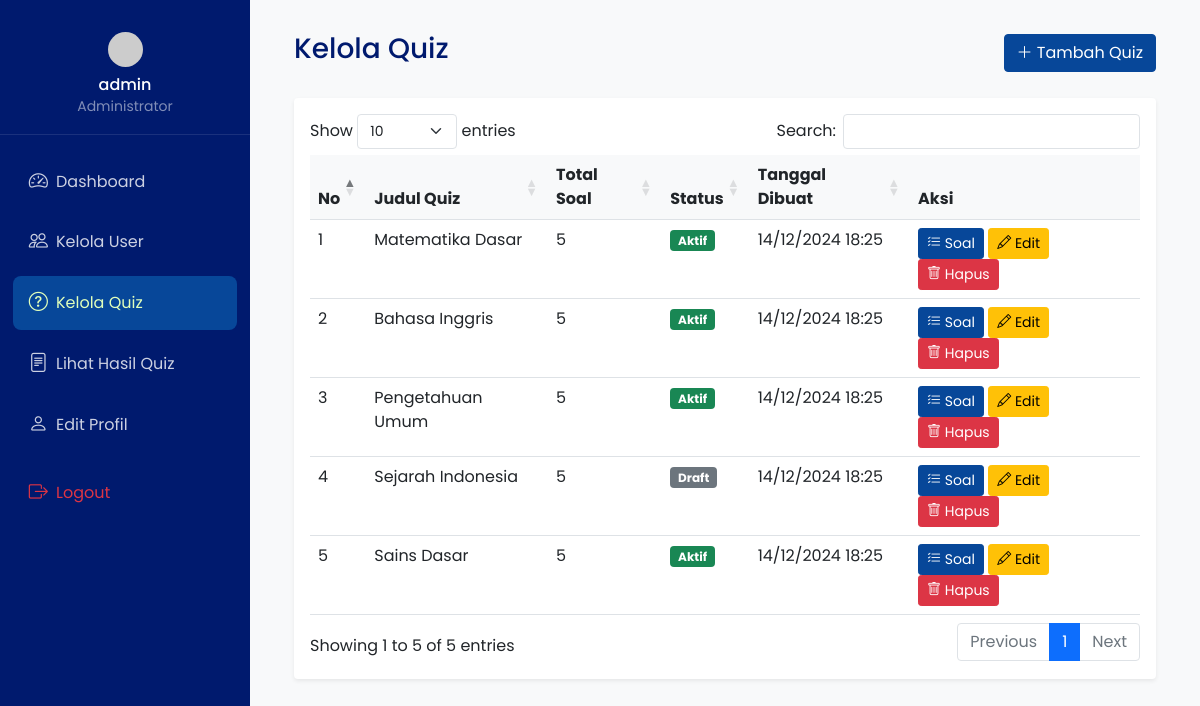
The app's page /admin/quiz.php (signed in), older data.
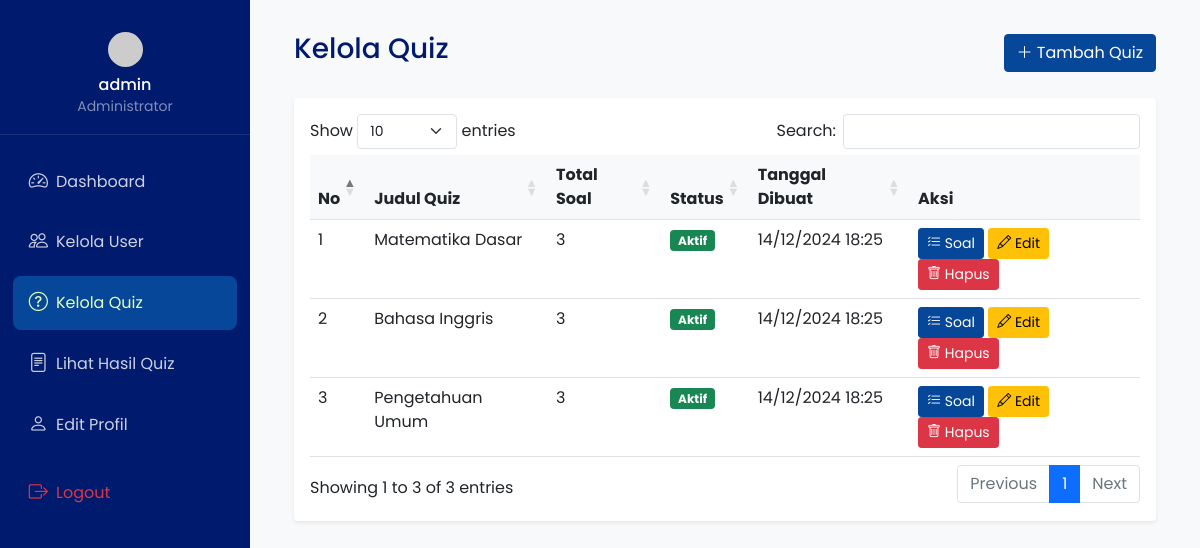
The same page, newer data.
### tables this page shows
CREATE TABLE IF NOT EXISTS quiz (
    id INT PRIMARY KEY AUTO_INCREMENT,
    title VARCHAR(100) NOT NULL,
    description TEXT,
    is_active BOOLEAN DEFAULT FALSE,
    created_at TIMESTAMP DEFAULT CURRENT_TIMESTAMP,
    updated_at TIMESTAMP DEFAULT CURRENT_TIMESTAMP ON UPDATE CURRENT_TIMESTAMP,
    deleted_at TIMESTAMP NULL DEFAULT NULL
);

### admin/quiz.php (the view, shortened to what the changed rows need)
<?php
require_once '../config/config.php';
$query = "SELECT q.*,
          (SELECT COUNT(*) FROM questions WHERE quiz_id = q.id) as total_questions
          FROM quiz q
          WHERE q.deleted_at IS NULL
          ORDER BY q.created_at DESC";
$result = mysqli_query($conn, $query);
?>
<!DOCTYPE html>
<html>
<head>
    <link href="https://cdn.jsdelivr.net/npm/bootstrap@5.1.3/dist/css/bootstrap.min.css" rel="stylesheet">
    <link href="https://cdn.jsdelivr.net/npm/bootstrap-icons@1.7.2/font/bootstrap-icons.css" rel="stylesheet">
    <link href="https://cdn.datatables.net/1.11.5/css/dataTables.bootstrap5.min.css" rel="stylesheet">
    <link href="/assets/css/style.css" rel="stylesheet">
    <link href="/assets/css/sidebar.css" rel="stylesheet">
    <link href="/assets/css/datatables-custom.css" rel="stylesheet">
</head>
<body class="bg-light">
    <div class="main-content">
        <div class="container-fluid">
            <div class="card shadow-sm">
                <div class="card-body">
                    <div class="table-responsive">
                        <table class="table table-hover" id="quizTable">
                            <thead class="bg-light">
                                <tr>
                                    <th>No</th>
                                    <th>Judul Quiz</th>
                                    <th>Total Soal</th>
                                    <th>Status</th>
                                    <th>Tanggal Dibuat</th>
                                    <th>Aksi</th>
                                </tr>
                            </thead>
                            <tbody>
                                <?php
                                if ($result && mysqli_num_rows($result) > 0) {
                                    $no = 1;
                                    while ($row = mysqli_fetch_assoc($result)) {
                                ?>
                                        <tr>
                                            <td><?php echo $no++; ?></td>
                                            <td><?php echo htmlspecialchars($row['title']); ?></td>
                                            <td><?php echo $row['total_questions']; ?></td>
                                            <td>
                                                <span class="badge <?php echo $row['is_active'] ? 'bg-success' : 'bg-secondary'; ?>">
                                                    <?php echo $row['is_active'] ? 'Aktif' : 'Draft'; ?>
                                                </span>
                                            </td>
                                            <td><?php echo date('d/m/Y H:i', strtotime($row['created_at'])); ?></td>
                                            <td>
                                                <a href="questions.php?quiz_id=<?php echo $row['id']; ?>"
                                                    class="btn btn-primary btn-sm">
                                                    <i class="bi bi-list-check"></i> Soal
                                                </a>
                                                <a href="#" class="btn btn-warning btn-sm edit-btn"
                                                   data-id="<?php echo $row['id']; ?>"
                                                   data-title="<?php echo htmlspecialchars($row['title']); ?>"
                                                   data-description="<?php echo htmlspecialchars($row['description']); ?>"
                                                   data-active="<?php echo $row['is_active']; ?>">
                                                    <i class="bi bi-pencil"></i> Edit
                                                </a>
                                                <a href="?delete=<?php echo $row['id']; ?>"
                                                    class="btn btn-danger btn-sm delete-btn"
                                                    data-title="<?php echo htmlspecialchars($row['title']); ?>">
                                                    <i class="bi bi-trash"></i> Hapus
                                                </a>
                                            </td>
                                        </tr>
                                <?php
                                    }
                                } else {
                                    echo '<tr><td colspan="6" class="text-center">Belum ada quiz</td></tr>';
                                }
                                ?>
                            </tbody>
                        </table>
                    </div>
                </div>
            </div>
        </div>
    </div>
</body>
</html>

Row changes from the older to the newer data that the page shows:
removed quiz: title "Sejarah Indonesia", total_questions "5", is_active "Draft", created_at "14/12/2024 18:25"
removed quiz: title "Sains Dasar", total_questions "5", is_active "Aktif", created_at "14/12/2024 18:25"
computed for quiz "Matematika Dasar": total_questions "5" → "3"
computed for quiz "Bahasa Inggris": total_questions "5" → "3"
computed for quiz "Pengetahuan Umum": total_questions "5" → "3"
Text that changed along with them:
text written by a page script: "Show entries Search: Showing 1 to 5 of 5 entries Previous 1 Next" → "Show entries Search: Showing 1 to 3 of 3 entries Previous 1 Next"
